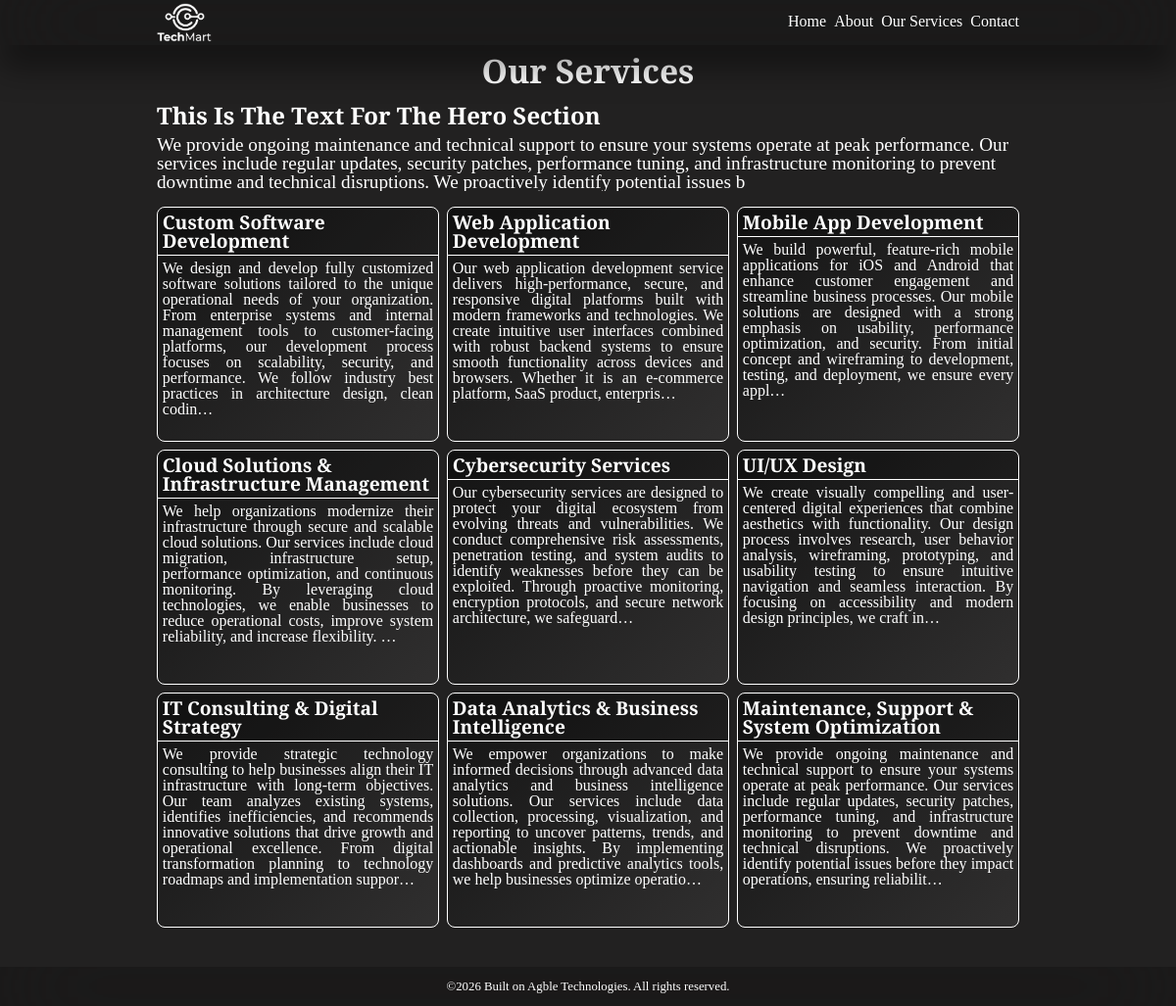
The page /services/ on the database as committed earlier.
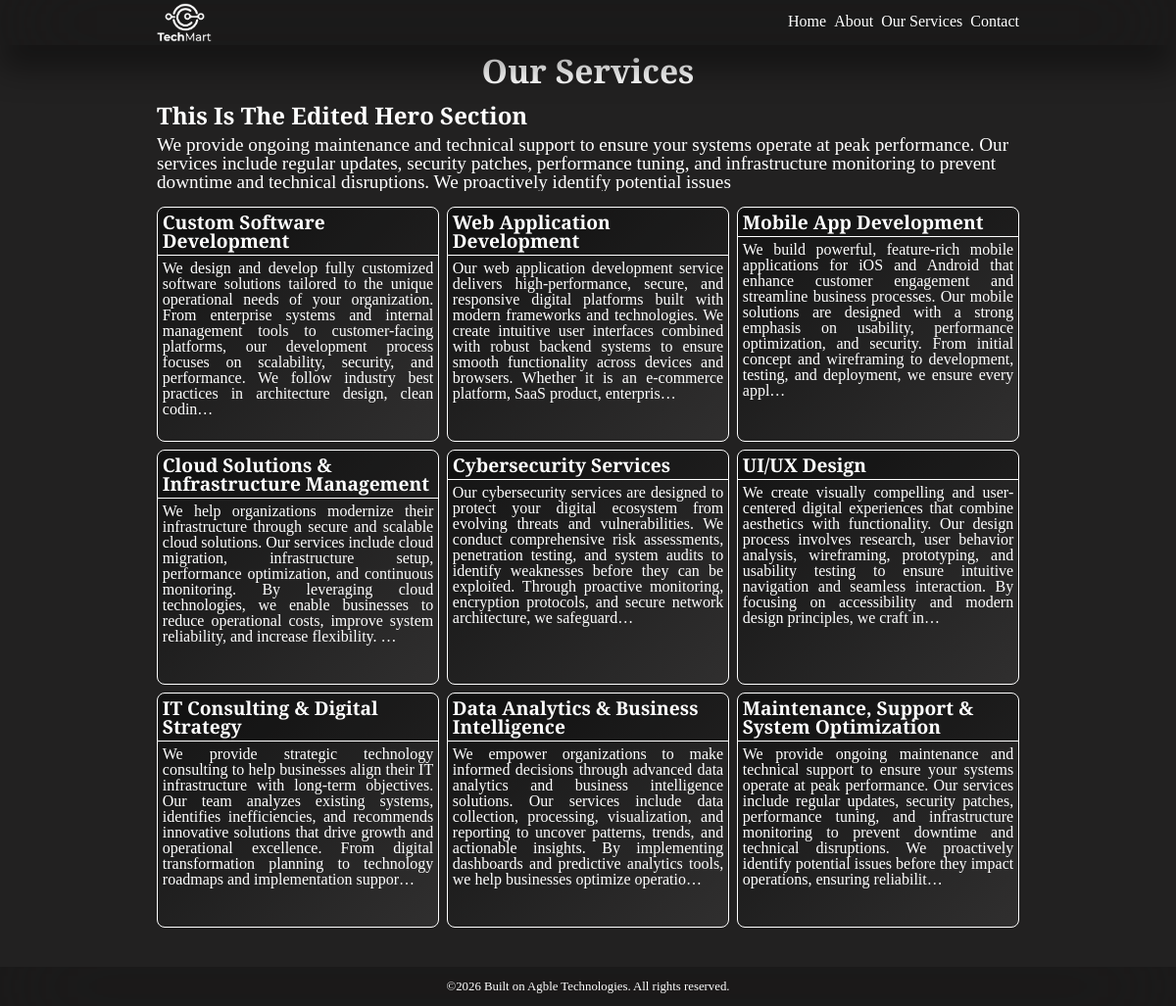
The same page on the database as committed later.
### main/models.py (models this page shows, shortened)
class Hero_Section(models.Model):
    hero_text_title = models.CharField(max_length=60)
    hero_text_body = models.TextField(max_length=300)
    hero_image = models.ImageField(upload_to='images/')

### main/views.py (the view)
# urls.py: path('services/', views.services, name='services'),
def services(request):
    return render(request, 'main/services.html', {
        'hero_section': Hero_Section.objects.all(),
        'services': Service.objects.all()
    })

### main/templates/main/services.html
{% extends "main/layout.html" %}
{% load static %}
{% block content %}
<div class="services_section">
    <center>
        <h1>Our Services</h1>
    </center>
    {% for hero in hero_section %}
    <div class="services_text">
        <div class="services_text_title">
            <h2>
                {{ hero.hero_text_title|title }}
            </h2>
        </div>
        <div class="services_text_body">
            <p>
                {{ hero.hero_text_body }}
            </p>
        </div>
    </div>
    {% endfor %}
    <div class="service_cards">
        {% for service in services %}
        <div class="service_card">
            <a href="{% url 'main:service_page' service.id %}">
                <div class="service_title">
                    <h3>{{ service.service_title }}</h3>
                </div>
                <div class="service_desc">
                    <p>
                        {{ service.service_description|truncatechars:350 }}
                    </p>
                </div>
            </a>
        </div>
        {% endfor %}
    </div>
</div>
{% endblock %}

Rows that differ between the two databases and show on the page:
changed Hero_Section: hero_text_title "This Is The Text For The Hero Section" → "This Is The Edited Hero Section"; hero_text_body "…proactively identify potential issues b" → "…proactively identify potential issues"
